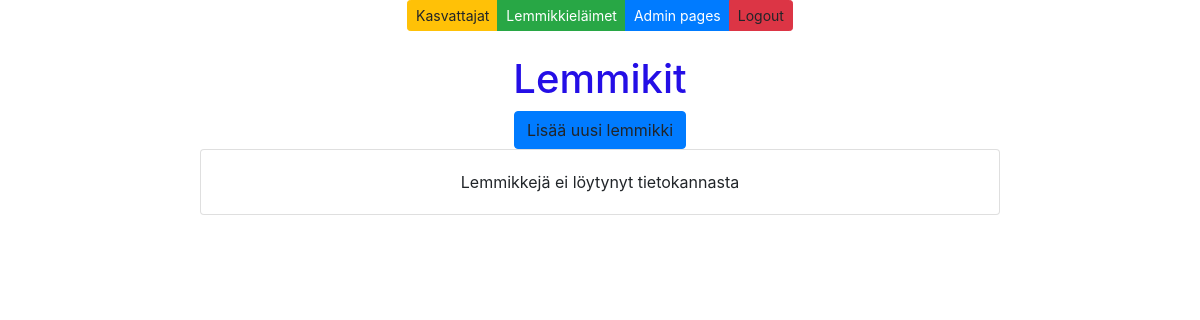
The app's page /lemmikit-by-kasvattaja/1/, older data.
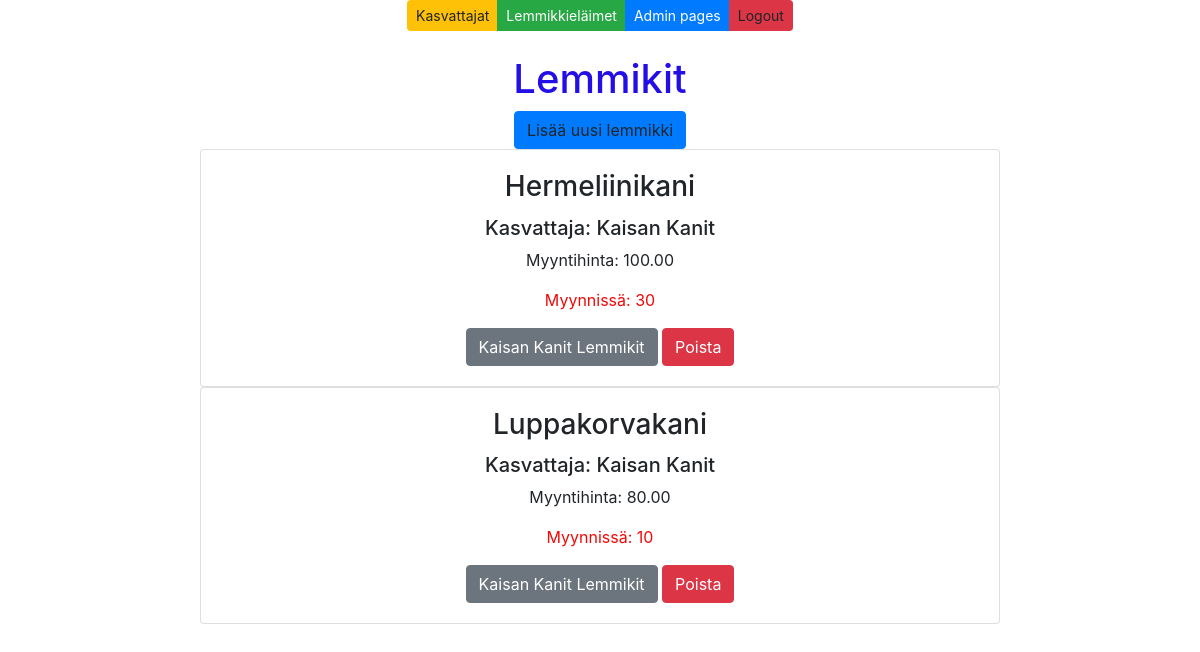
The same page, newer data.
### app/models.py (models this page shows, shortened)
class Lemmikki(models.Model):
    lemmikkirotu = models.CharField(max_length = 20, default = "laku")
    unitprice = models.DecimalField(max_digits=8, decimal_places=2, default=1.00)
    unitsinstock = models.IntegerField(default = 3)
    kasvattaja = models.ForeignKey(Kasvattaja, on_delete=models.CASCADE)

class Kasvattaja(models.Model):
    companyname = models.CharField(max_length = 50, default="firma")
    contactname = models.CharField(max_length = 50, default="firma")
    address = models.CharField(max_length = 100, default="firma")
    phone = models.CharField(max_length = 20, default="firma")
    email = models.CharField(max_length = 50, default="firma")
    country = models.CharField(max_length = 50, default="firma")

### app/views.py (the view)
# urls.py: path('lemmikit-by-kasvattaja/<int:id>/', lemmikit_filtered)
def lemmikit_filtered(request, id):
    lemmikkilista = Lemmikki.objects.all()
    filteredlemmikit = lemmikkilista.filter(kasvattaja = id)
    context = {'lemmikit': filteredlemmikit}
    return render (request,"lemmikkilista.html",context)

### app/templates/lemmikkilista.html (shortened to what this page needs)
{% extends 'index.html' %}
{% block content %}
<br />
<br />
<h1 style="color: rgb(36, 14, 230)">Lemmikit</h1>
<a onclick="showaddform()" class="btn btn-primary">Lisää uusi lemmikki</a>
{% for p in lemmikit %}
<div class="card" style="width: 50rem;">
    <div class="card-body">
        <h3 class="card-title">{{p.lemmikkirotu}} </h3>
        <h5 class="card-text">Kasvattaja: {{p.kasvattaja.companyname}}</h5>
        Myyntihinta: {{p.unitprice}}</p>
        <p class="card-text" style="color: rgb(243, 8, 8);">Myynnissä: {{p.unitsinstock}}</p>
        <a href="/lemmikit-by-kasvattaja/{{p.kasvattaja.id}}/" class="btn btn-secondary">{{p.kasvattaja.companyname}} Lemmikit</a>
        <a href="/confirm-delete-lemmikki/{{p.id}}/" class="btn btn-danger">Poista</a>
    </div>
</div>
{% empty %}
<div class="card" style="width: 50rem;">
    <div class="card-body">
        <p class="card-text">Lemmikkejä ei löytynyt tietokannasta </p>
    </div>
</div>
{%endfor%}
{% endblock %}

Row changes from the older to the newer data that the page shows:
added Lemmikki: lemmikkirotu "Hermeliinikani", kasvattaja.companyname "Kaisan Kanit", unitprice "100.00", unitsinstock "30"
added Lemmikki: lemmikkirotu "Luppakorvakani", kasvattaja.companyname "Kaisan Kanit", unitprice "80.00", unitsinstock "10"
Text that changed along with them:
text no longer shown: "Lemmikkejä ei löytynyt tietokannasta"
